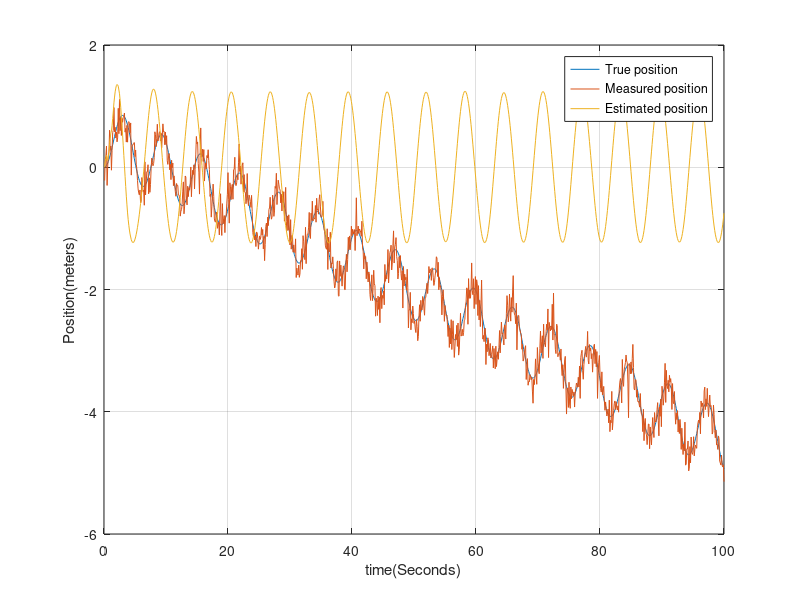

This chart was generated by the following MATLAB code:
%Homework 5
%Sean Lantto
clear
close all
clc
%% Generate Truth and measurements
Mass = 1; %kg
k = 5; %N/m
c = 1; %Ns/m
T_S = 0.1;
T = 1000; %Run Time in seconds (# of iterations)

Time = zeros(T,1);
AccelTru = zeros(T,1);
VelTru = zeros(T,1);
PosTru = zeros(T,1);
ForceMes = AccelTru;
PosMes = PosTru;
VelEst = VelTru;
PosEst = PosTru;

for t = 1 : T
    Time(t) = t*T_S;
    forceTru(t) = 5*(sin(Time(t)));
    %AccelTru(t) = (forceTru(t)/Mass)-(k*PosTru(t)/Mass)-(c*VelTru(t)/Mass);
    if t > 1
        AccelTru(t) = ((-k*PosTru(t))/Mass)-((c*VelTru(t))/Mass)+((forceTru(t)-forceTru(t-1))/Mass);
        VelTru(t) = VelTru(t-1) + AccelTru(t) * T_S;
        PosTru(t) = PosTru(t-1) + VelTru(t) * T_S;
    end
    PosMes(t) = PosTru(t) + normrnd(0,0.2);
    ForceMes(t) = (forceTru(t) + normrnd(0,0.05));    
end
%% Kalman Filter
X = zeros(T,2)'; %Initialize State Vector
P = eye(2); %Initialize covariance matrix

A = [1,T_S;-k*T_S/Mass,1-c*T_S/Mass]; 
B = [0;T_S/Mass];
C = [1,0];
Q = [0,0;0,0.05^2]*(T_S^2); %Proccess Noise
R = 0.4; %Measurement Noise

for n = 2 : T
    %% Prediction Step
    X(:,n) = A*X(:,n-1) + B*ForceMes(n);
    P = A*P*A' + Q;
    
    %% Measurement Step
    K = P*C'*inv(C*P*C' + R);
    X(:,n) = X(:,n) + K*(PosMes(n) - C*X(:,n));
    P = (eye(2) - K*C)*P;
    PosEst(n) = X(1,n);
    VelEst(n) = X(2,n);
end

figure; plot(Time,PosTru,Time,PosMes,Time,PosEst);
grid on; legend('True position','Measured position','Estimated position');
xlabel('time(Seconds)'); ylabel('Position(meters)');
